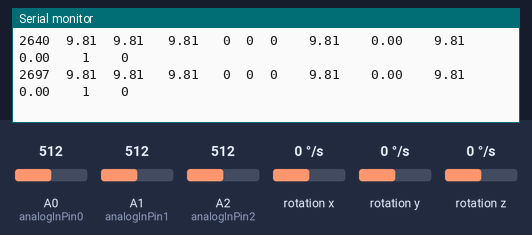
The sketch below on a simulated Arduino Uno, built with avr-gcc and run on an emulated ATmega328P. Shown: the last lines printed to the serial monitor. Wiring (inferred from the names in the program): L3G4200D gyroscope at I2C address 0x69. The inputs (shaded band) are chosen by the test bench; at power-on: rotation x 0 °/s, A0 (analogInPin0) = 512, rotation y 0 °/s, A1 (analogInPin1) = 512, A2 (analogInPin2) = 512, rotation z 0 °/s.

Above: at 2.7 s.
2.8 s: rotation x set to -192 °/s
At 2.82 s:
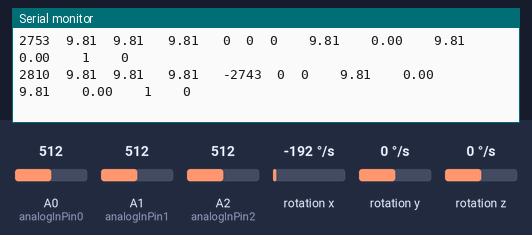
4.3 s: A0 (analogInPin0) set to 306
At 4.3 s:
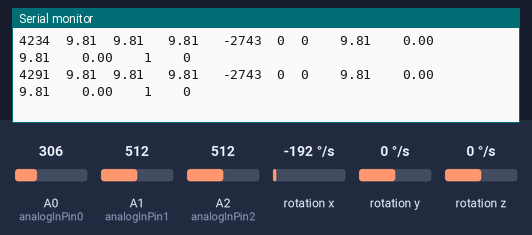
5.8 s: rotation y set to -192 °/s
At 5.84 s:
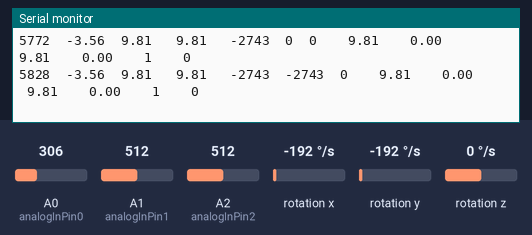
8.8 s: A1 (analogInPin1) set to 306
At 8.81 s:
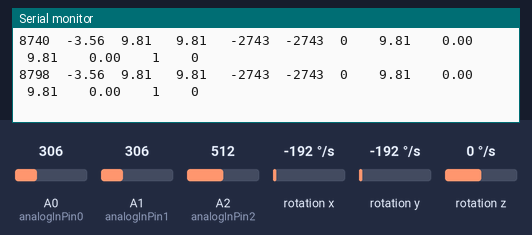
10.3 s: A2 (analogInPin2) set to 306
At 10.35 s:
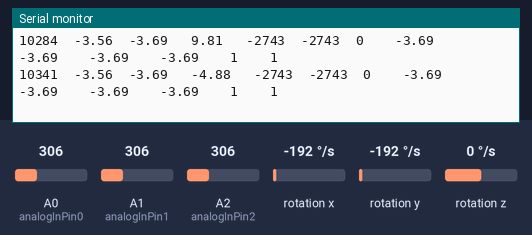
11.8 s: rotation x set to 0 °/s
At 11.84 s:
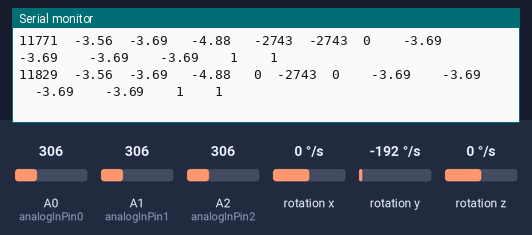
Timing chart, 0 to 14.8 s (numbered marks = the images above; inputs shaded):
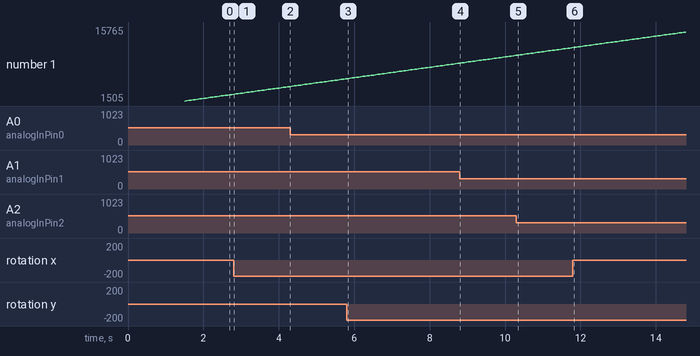

The sketch:

kokeilu3.ino
```cpp
#include <Wire.h>

#define CTRL_REG1 0x20
#define CTRL_REG2 0x21
#define CTRL_REG3 0x22
#define CTRL_REG4 0x23
#define CTRL_REG5 0x24

int L3G4200D_Address = 105; //I2C address of the L3G4200D

const int analogInPin0 = A0;  // x
const int analogInPin1 = A1;  // y
const int analogInPin2 = A2;  // z


int sensorValue0 = 0;        // x
int sensorValue1 = 0;        // y
int sensorValue2 = 0;        // z


double kiihtyvyys_x = 0;  //x-akselin kiihtyvyys m/s^2
double kiihtyvyys_y = 0;  //x-akselin kiihtyvyys m/s^2
double kiihtyvyys_z = 0;  //x-akselin kiihtyvyys m/s^2
unsigned long aika = 0;
unsigned long aika2 = 0;
int x;
int y;
int z;
double Maksimi = 0;
double Minimi = 0;
double edellMaksimi = 0;
double edellMinimi = 0;
int tila = 0;
int ylataso = 0;
int alataso = 0;

int gettila(){
  if(kiihtyvyys_y > 3){
    tila = 1;
    return tila;
    }
    else if(kiihtyvyys_y < -3){
      tila = -1;
      return tila;
      }
    else{
      tila = 0;
      return tila;
      }
  }


int gettaso(){//jostain syystä ylhäällä kääntyy alatasoksi, eli ei ole suodatusta
  if(tila == 1){
     ylataso = 1;
     return ylataso;
  }
 else if(tila == -1){
  alataso = 1;
  return alataso;
 }
  else{
    ylataso = 0;
    alataso = 0;
  return alataso, ylataso;
  }
}

double getMaksimi(){
  Maksimi = kiihtyvyys_y;
  return Maksimi;
  }

double getMinimi(){
  Minimi = kiihtyvyys_y;
  return Minimi;
  }

void setup(){

  Wire.begin();
  Serial.begin(115200);

  Serial.println("starting up L3G4200D");
  setupL3G4200D(2000); // Configure L3G4200  - 250, 500 or 2000 deg/sec

  delay(1500); //wait for the sensor to be ready
}

void loop(){
  edellMaksimi = Maksimi;
  edellMinimi = Minimi;

   getGyroValues();
   // This will update x, y, and z with new values

  sensorValue0 = analogRead(analogInPin0);
   sensorValue1 = analogRead(analogInPin1);
    sensorValue2 = analogRead(analogInPin2);
   //jannite = sensorValue/1023.0 * 5.0;
   aika2 = aika;
   aika = millis();


 kiihtyvyys_x = 0.1464 * sensorValue0 -48.363;
  kiihtyvyys_x = constrain(kiihtyvyys_x, -9.81, 9.81);

  kiihtyvyys_y = 0.1443 * sensorValue1 -47.844;
  kiihtyvyys_y = constrain(kiihtyvyys_y, -9.81, 9.81);

  kiihtyvyys_z = 0.1464 * sensorValue2 -49.681;
  kiihtyvyys_z = constrain(kiihtyvyys_z, -9.81, 9.81);

gettila();
gettaso();

if(ylataso == 1) getMaksimi();
if(alataso == 1) getMinimi();


  Serial.print(aika);
  Serial.print("\t");
  Serial.print(kiihtyvyys_x);
  Serial.print("\t");
  Serial.print(kiihtyvyys_y);
  Serial.print("\t ");
  Serial.print(kiihtyvyys_z);
  Serial.print("\t ");
  Serial.print(x);
  Serial.print("\t");
  Serial.print(y);
  Serial.print("\t");
  Serial.print(z);
  Serial.print(" \t ");
    Serial.print(Maksimi);
  Serial.print(" \t ");
  Serial.print(Minimi);
  Serial.print(" \t ");
    Serial.print(edellMaksimi);
  Serial.print(" \t ");
  Serial.print(edellMinimi);
  Serial.print(" \t ");
  Serial.print(ylataso);
  Serial.print(" \t ");
  Serial.print(alataso);
  Serial.println(" \t ");


  delay(50); //Just here to slow down the serial to make it more readable
}

void getGyroValues(){

  byte xMSB = readRegister(L3G4200D_Address, 0x29);
  byte xLSB = readRegister(L3G4200D_Address, 0x28);
  x = ((xMSB << 8) | xLSB);

  byte yMSB = readRegister(L3G4200D_Address, 0x2B);
  byte yLSB = readRegister(L3G4200D_Address, 0x2A);
  y = ((yMSB << 8) | yLSB);

  byte zMSB = readRegister(L3G4200D_Address, 0x2D);
  byte zLSB = readRegister(L3G4200D_Address, 0x2C);
  z = ((zMSB << 8) | zLSB);
}

int setupL3G4200D(int scale){
  //From  Jim Lindblom of Sparkfun's code

  // Enable x, y, z and turn off power down:
  writeRegister(L3G4200D_Address, CTRL_REG1, 0b00001111);

  // If you'd like to adjust/use the HPF, you can edit the line below to configure CTRL_REG2:
  writeRegister(L3G4200D_Address, CTRL_REG2, 0b00000000);

  // Configure CTRL_REG3 to generate data ready interrupt on INT2
  // No interrupts used on INT1, if you'd like to configure INT1
  // or INT2 otherwise, consult the datasheet:
  writeRegister(L3G4200D_Address, CTRL_REG3, 0b00001000);

  // CTRL_REG4 controls the full-scale range, among other things:

  if(scale == 250){
    writeRegister(L3G4200D_Address, CTRL_REG4, 0b00000000);
  }else if(scale == 500){
    writeRegister(L3G4200D_Address, CTRL_REG4, 0b00010000);
  }else{
    writeRegister(L3G4200D_Address, CTRL_REG4, 0b00110000);
  }

  // CTRL_REG5 controls high-pass filtering of outputs, use it
  // if you'd like:
  writeRegister(L3G4200D_Address, CTRL_REG5, 0b00000000);
}

void writeRegister(int deviceAddress, byte address, byte val) {
    Wire.beginTransmission(deviceAddress); // start transmission to device
    Wire.write(address);       // send register address
    Wire.write(val);         // send value to write
    Wire.endTransmission();     // end transmission
}

int readRegister(int deviceAddress, byte address){

    int v;
    Wire.beginTransmission(deviceAddress);
    Wire.write(address); // register to read
    Wire.endTransmission();

    Wire.requestFrom(deviceAddress, 1); // read a byte

    while(!Wire.available()) {
        // waiting
    }

    v = Wire.read();
    return v;
}
```

Measured:
- after the input at 2.8 s, the serial monitor: prints a new line at once (image 1)
- after the input at 10.3 s, the serial monitor: prints a new line at once (image 5)
- plotted number 1: 2753 → 4291 after the input at 2.8 s, 4291 → 5772 after the input at 4.3 s, 8798 → 10284 after the input at 8.8 s
